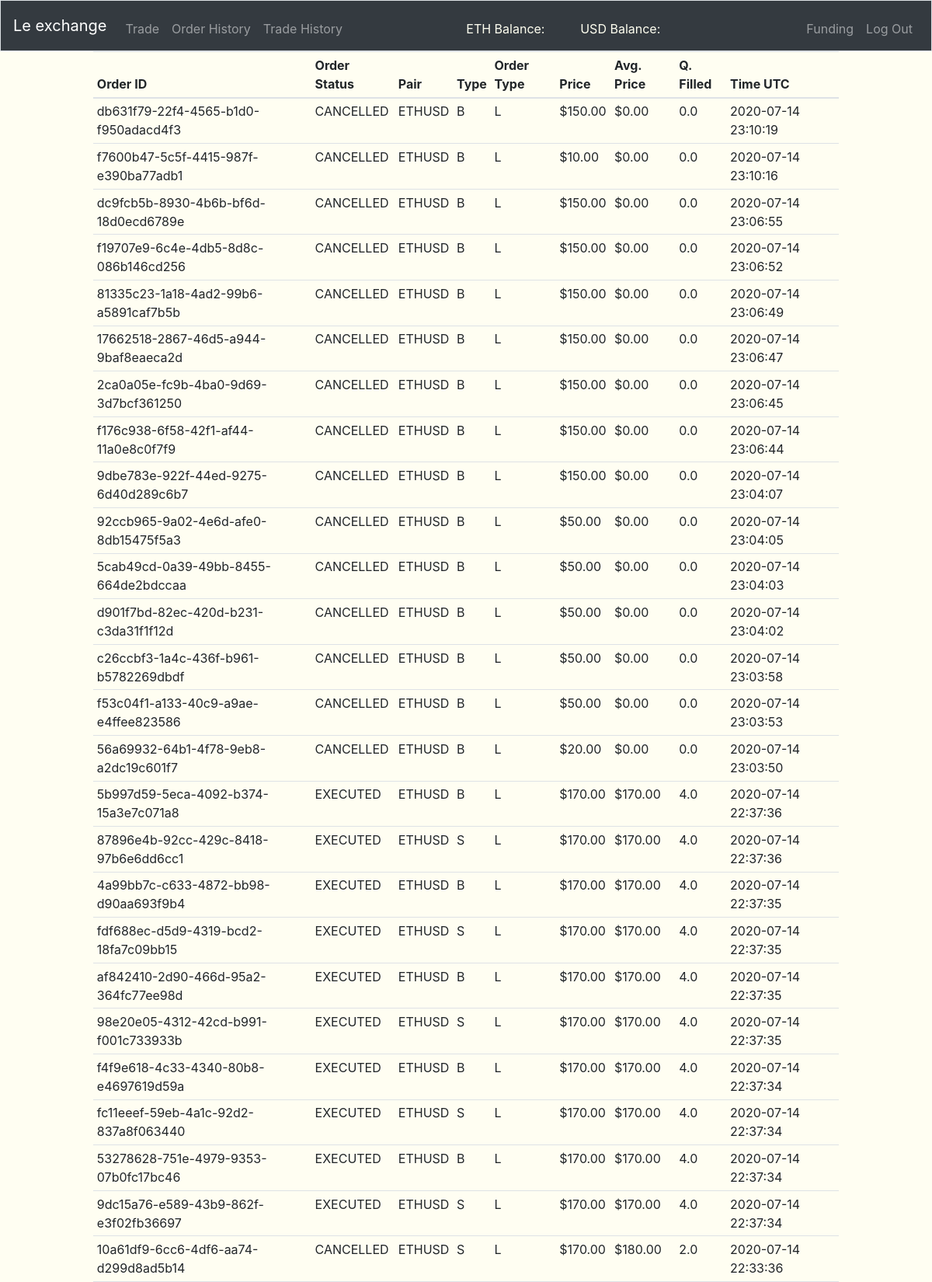
Page /order-history (signed in, upper part) on the committed database.
### tables this page shows
CREATE TABLE "order_history" (
	"order_id"	VARCHAR(255) NOT NULL,
	"user_id"	INTEGER NOT NULL,
	"pair"	VARCHAR(255) NOT NULL,
	"type"	CHAR(1) NOT NULL,
	"ordertype"	CHAR(1) NOT NULL,
	"price"	REAL NOT NULL,
	"avg_price"	REAL NOT NULL,
	"quantity_filled"	REAL NOT NULL,
	"time"	INTEGER NOT NULL,
	"status"	TEXT NOT NULL,
	PRIMARY KEY("order_id")
);

### views.py (the view)
@app.route('/order-history', methods=["GET"])
@login_required
def order_history():
    order_history = db.execute(
        "SELECT * FROM order_history WHERE user_id = :id ORDER BY time DESC", id=session["user_id"])
    return render_template("history.html", order_history=order_history)

### app.py (called while the page is built)
@app.after_request
def after_request(response):
    response.headers["Cache-Control"] = "no-cache, no-store, must-revalidate"
    response.headers["Expires"] = 0
    response.headers["Pragma"] = "no-cache"
    return response

### helper.py (called while the page is built)
def login_required(f):
    @wraps(f)
    def decorated_function(*args, **kwargs):
        if session.get("user_id") is None:
            return redirect("/login"), 403
        return f(*args, **kwargs)
    return decorated_function

def usd(value):
    return f"${value:,.2f}"

def timeformater(time):
    return datetime.datetime.utcfromtimestamp(time)

### templates/history.html (shortened to what this page needs)
{% extends "layout.html" %}
{% block main %}
<table class="table table-hover table-sm" style="width: 80%; margin-left: auto; margin-right: auto;">
  <thead s>
    <tr>
      <th scope="col">Order ID</th>
      <th scope="col">Order Status</th>
      <th scope="col">Pair</th>
      <th scope="col">Type</th>
      <th scope="col">Order Type</th>
      <th scope="col">Price</th>
      <th scope="col">Avg. Price</th>
      <th scope="col">Q. Filled</th>
      <th scope="col">Time UTC</th>
    </tr>
  </thead>
  <tbody>
    {% for i in order_history %}
      <tr>
        <td>{{i.order_id}}</td>
        <td>{{i.status}}</td>
        <td>{{i.pair}}</td>
        <td>{{i.type}}</td>
        <td>{{i.ordertype}}</td>
        <td>{{i.price|usd}}</td>
        <td>{{i.avg_price|usd}}</td>
        <td>{{i.quantity_filled}}</td>
        <td>{{i.time|timeformater}}</td>
      </tr>
    {% endfor %}
  </tbody>
</table>
{% endblock %}

### rows in the picture
order_history: order_id "db631f79-22f4-4565-b1d0-f950adacd4f3", status "CANCELLED", pair "ETHUSD", type "B", ordertype "L", price "$150.00", avg_price "$0.00", quantity_filled "0.0", time "2020-07-14 23:10:19"
order_history: order_id "f7600b47-5c5f-4415-987f-e390ba77adb1", status "CANCELLED", pair "ETHUSD", type "B", ordertype "L", price "$10.00", avg_price "$0.00", quantity_filled "0.0", time "2020-07-14 23:10:16"
order_history: order_id "dc9fcb5b-8930-4b6b-bf6d-18d0ecd6789e", status "CANCELLED", pair "ETHUSD", type "B", ordertype "L", price "$150.00", avg_price "$0.00", quantity_filled "0.0", time "2020-07-14 23:06:55"
order_history: order_id "f19707e9-6c4e-4db5-8d8c-086b146cd256", status "CANCELLED", pair "ETHUSD", type "B", ordertype "L", price "$150.00", avg_price "$0.00", quantity_filled "0.0", time "2020-07-14 23:06:52"
order_history: order_id "81335c23-1a18-4ad2-99b6-a5891caf7b5b", status "CANCELLED", pair "ETHUSD", type "B", ordertype "L", price "$150.00", avg_price "$0.00", quantity_filled "0.0", time "2020-07-14 23:06:49"
order_history: order_id "17662518-2867-46d5-a944-9baf8eaeca2d", status "CANCELLED", pair "ETHUSD", type "B", ordertype "L", price "$150.00", avg_price "$0.00", quantity_filled "0.0", time "2020-07-14 23:06:47"
order_history: order_id "2ca0a05e-fc9b-4ba0-9d69-3d7bcf361250", status "CANCELLED", pair "ETHUSD", type "B", ordertype "L", price "$150.00", avg_price "$0.00", quantity_filled "0.0", time "2020-07-14 23:06:45"
order_history: order_id "f176c938-6f58-42f1-af44-11a0e8c0f7f9", status "CANCELLED", pair "ETHUSD", type "B", ordertype "L", price "$150.00", avg_price "$0.00", quantity_filled "0.0", time "2020-07-14 23:06:44"
order_history: order_id "9dbe783e-922f-44ed-9275-6d40d289c6b7", status "CANCELLED", pair "ETHUSD", type "B", ordertype "L", price "$150.00", avg_price "$0.00", quantity_filled "0.0", time "2020-07-14 23:04:07"
order_history: order_id "92ccb965-9a02-4e6d-afe0-8db15475f5a3", status "CANCELLED", pair "ETHUSD", type "B", ordertype "L", price "$50.00", avg_price "$0.00", quantity_filled "0.0", time "2020-07-14 23:04:05"
order_history: order_id "5cab49cd-0a39-49bb-8455-664de2bdccaa", status "CANCELLED", pair "ETHUSD", type "B", ordertype "L", price "$50.00", avg_price "$0.00", quantity_filled "0.0", time "2020-07-14 23:04:03"
order_history: order_id "d901f7bd-82ec-420d-b231-c3da31f1f12d", status "CANCELLED", pair "ETHUSD", type "B", ordertype "L", price "$50.00", avg_price "$0.00", quantity_filled "0.0", time "2020-07-14 23:04:02"
order_history: order_id "c26ccbf3-1a4c-436f-b961-b5782269dbdf", status "CANCELLED", pair "ETHUSD", type "B", ordertype "L", price "$50.00", avg_price "$0.00", quantity_filled "0.0", time "2020-07-14 23:03:58"
order_history: order_id "f53c04f1-a133-40c9-a9ae-e4ffee823586", status "CANCELLED", pair "ETHUSD", type "B", ordertype "L", price "$50.00", avg_price "$0.00", quantity_filled "0.0", time "2020-07-14 23:03:53"
order_history: order_id "56a69932-64b1-4f78-9eb8-a2dc19c601f7", status "CANCELLED", pair "ETHUSD", type "B", ordertype "L", price "$20.00", avg_price "$0.00", quantity_filled "0.0", time "2020-07-14 23:03:50"
order_history: order_id "5b997d59-5eca-4092-b374-15a3e7c071a8", status "EXECUTED", pair "ETHUSD", type "B", ordertype "L", price "$170.00", avg_price "$170.00", quantity_filled "4.0", time "2020-07-14 22:37:36"
order_history: order_id "87896e4b-92cc-429c-8418-97b6e6dd6cc1", status "EXECUTED", pair "ETHUSD", type "S", ordertype "L", price "$170.00", avg_price "$170.00", quantity_filled "4.0", time "2020-07-14 22:37:36"
order_history: order_id "4a99bb7c-c633-4872-bb98-d90aa693f9b4", status "EXECUTED", pair "ETHUSD", type "B", ordertype "L", price "$170.00", avg_price "$170.00", quantity_filled "4.0", time "2020-07-14 22:37:35"
order_history: order_id "fdf688ec-d5d9-4319-bcd2-18fa7c09bb15", status "EXECUTED", pair "ETHUSD", type "S", ordertype "L", price "$170.00", avg_price "$170.00", quantity_filled "4.0", time "2020-07-14 22:37:35"
order_history: order_id "af842410-2d90-466d-95a2-364fc77ee98d", status "EXECUTED", pair "ETHUSD", type "B", ordertype "L", price "$170.00", avg_price "$170.00", quantity_filled "4.0", time "2020-07-14 22:37:35"
order_history: order_id "98e20e05-4312-42cd-b991-f001c733933b", status "EXECUTED", pair "ETHUSD", type "S", ordertype "L", price "$170.00", avg_price "$170.00", quantity_filled "4.0", time "2020-07-14 22:37:35"
order_history: order_id "f4f9e618-4c33-4340-80b8-e4697619d59a", status "EXECUTED", pair "ETHUSD", type "B", ordertype "L", price "$170.00", avg_price "$170.00", quantity_filled "4.0", time "2020-07-14 22:37:34"
order_history: order_id "fc11eeef-59eb-4a1c-92d2-837a8f063440", status "EXECUTED", pair "ETHUSD", type "S", ordertype "L", price "$170.00", avg_price "$170.00", quantity_filled "4.0", time "2020-07-14 22:37:34"
order_history: order_id "53278628-751e-4979-9353-07b0fc17bc46", status "EXECUTED", pair "ETHUSD", type "B", ordertype "L", price "$170.00", avg_price "$170.00", quantity_filled "4.0", time "2020-07-14 22:37:34"
order_history: order_id "9dc15a76-e589-43b9-862f-e3f02fb36697", status "EXECUTED", pair "ETHUSD", type "S", ordertype "L", price "$170.00", avg_price "$170.00", quantity_filled "4.0", time "2020-07-14 22:37:34"
order_history: order_id "10a61df9-6cc6-4df6-aa74-d299d8ad5b14", status "CANCELLED", pair "ETHUSD", type "S", ordertype "L", price "$170.00", avg_price "$180.00", quantity_filled "2.0", time "2020-07-14 22:33:36"
